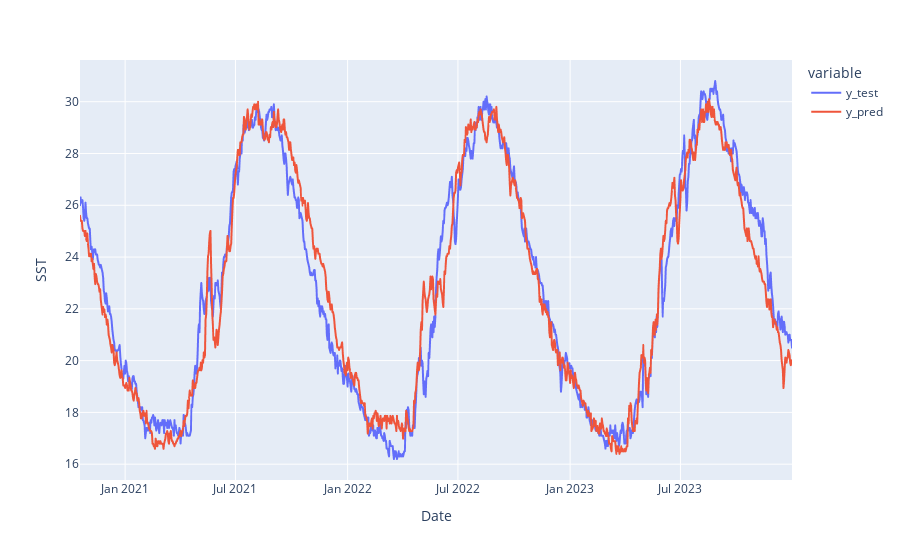

Write notebook code for a chart like this one.
### Code cell
fig = px.line(df_pred_test, labels={"value":"SST"})
fig.show()

### Figure 1 — Plotly figure (JSON) as saved in the notebook; plotly's stock layout.template omitted (floating-point values rounded to 4 significant figures; data arrays with more than 128 entries replaced by an {"elided": "..."} marker saying what was removed)
{"data": [{"hovertemplate": "variable=y_test<br>Date=%{x}<br>SST=%{y}<extra></extra>", "legendgroup": "y_test", "line": {"color": "#636efa", "dash": "solid"}, "marker": {"symbol": "circle"}, "mode": "lines", "name": "y_test", "showlegend": true, "type": "scattergl", "x": {"elided": "1169 str values"}, "xaxis": "x", "y": {"elided": "1169 float values"}, "yaxis": "y"}, {"hovertemplate": "variable=y_pred<br>Date=%{x}<br>SST=%{y}<extra></extra>", "legendgroup": "y_pred", "line": {"color": "#EF553B", "dash": "solid"}, "marker": {"symbol": "circle"}, "mode": "lines", "name": "y_pred", "showlegend": true, "type": "scattergl", "x": {"elided": "1169 str values"}, "xaxis": "x", "y": {"elided": "1169 float values"}, "yaxis": "y"}], "layout": {"autosize": true, "legend": {"title": {"text": "variable"}, "tracegroupgap": 0}, "margin": {"t": 60}, "xaxis": {"anchor": "y", "autorange": true, "domain": [0, 1], "range": ["2020-10-19", "2023-12-31"], "title": {"text": "Date"}, "type": "date"}, "yaxis": {"anchor": "x", "autorange": true, "domain": [0, 1], "range": [15.39, 31.61], "title": {"text": "SST"}, "type": "linear"}}}
